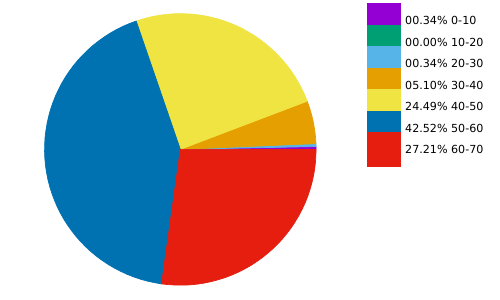

This figure's gnuplot source:
filename = 'q4d.csv'
rowi = 1
rowf = 7
set terminal pdf
set output "q4d.pdf"

set datafile separator ','
stats filename u 2 every ::rowi::rowf noout prefix "A"

rowf = (rowf - rowi > A_records - 1 ? A_records + rowi - 1 : rowf)

angle(x) = x * 360 / A_sum
percentage(x) = x * 100 / A_sum

centerX = 0
centerY = 0
radius = 1

yposmin = 0.0
yposmax = 0.95 * radius
xpos = 1.5 * radius
ypos(i) = yposmax - i * (yposmax - yposmin) / (1.0 * rowf - rowi)
set style fill solid 1
unset key
unset tics
unset border
set size ratio -1
set xrange [-radius:2*radius]
set yrange [-radius:radius]

pos = 0
colour = 0

plot filename u (centerX):(centerY):(radius):(pos):(pos = pos + angle($2)):(colour = colour + 1) every ::rowi::rowf w circle lc var, \
     for [i = 0:rowf - rowi] '+' u (xpos):(ypos(i)) w p pt 5 ps 4 lc i + 1, \
     for [i = 0:rowf - rowi] filename u (xpos):(ypos(i)):(sprintf('%05.2f%% %s', percentage($2), stringcolumn(1))) every ::i + rowi::i + rowi w labels left offset 3,0
